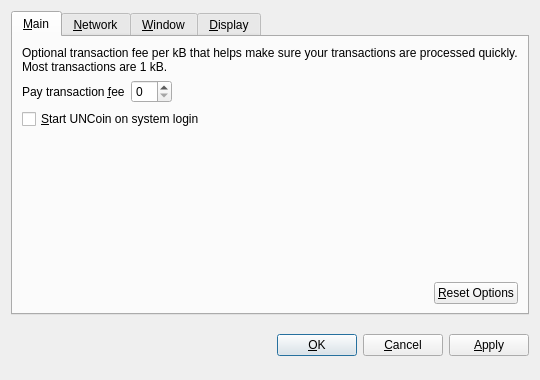
<?xml version="1.0" encoding="UTF-8"?>
<ui version="4.0">
 <class>OptionsDialog</class>
 <widget class="QDialog" name="OptionsDialog">
  <property name="geometry">
   <rect>
    <x>0</x>
    <y>0</y>
    <width>540</width>
    <height>380</height>
   </rect>
  </property>
  <property name="windowTitle">
   <string>Options</string>
  </property>
  <property name="modal">
   <bool>true</bool>
  </property>
  <layout class="QVBoxLayout" name="verticalLayout">
   <item>
    <widget class="QTabWidget" name="tabWidget">
     <property name="tabPosition">
      <enum>QTabWidget::North</enum>
     </property>
     <property name="currentIndex">
      <number>0</number>
     </property>
     <widget class="QWidget" name="tabMain">
      <attribute name="title">
       <string>&amp;Main</string>
      </attribute>
      <layout class="QVBoxLayout" name="verticalLayout_Main">
       <item>
        <widget class="QLabel" name="transactionFeeInfoLabel">
         <property name="text">
          <string>Optional transaction fee per kB that helps make sure your transactions are processed quickly. Most transactions are 1 kB.</string>
         </property>
         <property name="textFormat">
          <enum>Qt::PlainText</enum>
         </property>
         <property name="wordWrap">
          <bool>true</bool>
         </property>
        </widget>
       </item>
       <item>
        <layout class="QHBoxLayout" name="horizontalLayout_1_Main">
         <item>
          <widget class="QLabel" name="transactionFeeLabel">
           <property name="text">
            <string>Pay transaction &amp;fee</string>
           </property>
           <property name="textFormat">
            <enum>Qt::PlainText</enum>
           </property>
           <property name="buddy">
            <cstring>transactionFee</cstring>
           </property>
          </widget>
         </item>
         <item>
          <widget class="BitcoinAmountField" name="transactionFee"/>
         </item>
         <item>
          <spacer name="horizontalSpacer_1_Main">
           <property name="orientation">
            <enum>Qt::Horizontal</enum>
           </property>
           <property name="sizeHint" stdset="0">
            <size>
             <width>40</width>
             <height>20</height>
            </size>
           </property>
          </spacer>
         </item>
        </layout>
       </item>
       <item>
        <widget class="QCheckBox" name="bitcoinAtStartup">
         <property name="toolTip">
          <string>Automatically start UNCoin after logging in to the system.</string>
         </property>
         <property name="text">
          <string>&amp;Start UNCoin on system login</string>
         </property>
        </widget>
       </item>
       <item>
        <spacer name="verticalSpacer_Main">
         <property name="orientation">
          <enum>Qt::Vertical</enum>
         </property>
         <property name="sizeHint" stdset="0">
          <size>
           <width>20</width>
           <height>40</height>
          </size>
         </property>
        </spacer>
       </item>
       <item>
        <layout class="QHBoxLayout" name="horizontalLayout_2_Main">
         <item>
          <spacer name="horizontalSpacer_2_Main">
           <property name="orientation">
            <enum>Qt::Horizontal</enum>
           </property>
           <property name="sizeHint" stdset="0">
            <size>
             <width>40</width>
             <height>20</height>
            </size>
           </property>
          </spacer>
         </item>
         <item>
          <widget class="QPushButton" name="resetButton">
           <property name="toolTip">
            <string>Reset all client options to default.</string>
           </property>
           <property name="text">
            <string>&amp;Reset Options</string>
           </property>
           <property name="autoDefault">
            <bool>false</bool>
           </property>
          </widget>
         </item>
        </layout>
       </item>
      </layout>
     </widget>
     <widget class="QWidget" name="tabNetwork">
      <attribute name="title">
       <string>&amp;Network</string>
      </attribute>
      <layout class="QVBoxLayout" name="verticalLayout_Network">
       <item>
        <widget class="QCheckBox" name="mapPortUpnp">
         <property name="toolTip">
          <string>Automatically open the UNCoin client port on the router. This only works when your router supports UPnP and it is enabled.</string>
         </property>
         <property name="text">
          <string>Map port using &amp;UPnP</string>
         </property>
        </widget>
       </item>
       <item>
        <widget class="QCheckBox" name="connectSocks">
         <property name="toolTip">
          <string>Connect to the UNCoin network through a SOCKS proxy (e.g. when connecting through Tor).</string>
         </property>
         <property name="text">
          <string>&amp;Connect through SOCKS proxy:</string>
         </property>
        </widget>
       </item>
       <item>
        <layout class="QHBoxLayout" name="horizontalLayout_Network">
         <item>
          <widget class="QLabel" name="proxyIpLabel">
           <property name="text">
            <string>Proxy &amp;IP:</string>
           </property>
           <property name="textFormat">
            <enum>Qt::PlainText</enum>
           </property>
           <property name="buddy">
            <cstring>proxyIp</cstring>
           </property>
          </widget>
         </item>
         <item>
          <widget class="QValidatedLineEdit" name="proxyIp">
           <property name="maximumSize">
            <size>
             <width>140</width>
             <height>16777215</height>
            </size>
           </property>
           <property name="toolTip">
            <string>IP address of the proxy (e.g. 127.0.0.1)</string>
           </property>
          </widget>
         </item>
         <item>
          <widget class="QLabel" name="proxyPortLabel">
           <property name="text">
            <string>&amp;Port:</string>
           </property>
           <property name="textFormat">
            <enum>Qt::PlainText</enum>
           </property>
           <property name="buddy">
            <cstring>proxyPort</cstring>
           </property>
          </widget>
         </item>
         <item>
          <widget class="QLineEdit" name="proxyPort">
           <property name="maximumSize">
            <size>
             <width>55</width>
             <height>16777215</height>
            </size>
           </property>
           <property name="toolTip">
            <string>Port of the proxy (e.g. 9050)</string>
           </property>
          </widget>
         </item>
         <item>
          <widget class="QLabel" name="socksVersionLabel">
           <property name="text">
            <string>SOCKS &amp;Version:</string>
           </property>
           <property name="textFormat">
            <enum>Qt::PlainText</enum>
           </property>
           <property name="buddy">
            <cstring>socksVersion</cstring>
           </property>
          </widget>
         </item>
         <item>
          <widget class="QValueComboBox" name="socksVersion">
           <property name="toolTip">
            <string>SOCKS version of the proxy (e.g. 5)</string>
           </property>
          </widget>
         </item>
         <item>
          <spacer name="horizontalSpacer_Network">
           <property name="orientation">
            <enum>Qt::Horizontal</enum>
           </property>
           <property name="sizeHint" stdset="0">
            <size>
             <width>40</width>
             <height>20</height>
            </size>
           </property>
          </spacer>
         </item>
        </layout>
       </item>
       <item>
        <spacer name="verticalSpacer_Network">
         <property name="orientation">
          <enum>Qt::Vertical</enum>
         </property>
         <property name="sizeHint" stdset="0">
          <size>
           <width>20</width>
           <height>40</height>
          </size>
         </property>
        </spacer>
       </item>
      </layout>
     </widget>
     <widget class="QWidget" name="tabWindow">
      <attribute name="title">
       <string>&amp;Window</string>
      </attribute>
      <layout class="QVBoxLayout" name="verticalLayout_Window">
       <item>
        <widget class="QCheckBox" name="minimizeToTray">
         <property name="toolTip">
          <string>Show only a tray icon after minimizing the window.</string>
         </property>
         <property name="text">
          <string>&amp;Minimize to the tray instead of the taskbar</string>
         </property>
        </widget>
       </item>
       <item>
        <widget class="QCheckBox" name="minimizeOnClose">
         <property name="toolTip">
          <string>Minimize instead of exit the application when the window is closed. When this option is enabled, the application will be closed only after selecting Quit in the menu.</string>
         </property>
         <property name="text">
          <string>M&amp;inimize on close</string>
         </property>
        </widget>
       </item>
       <item>
        <spacer name="verticalSpacer_Window">
         <property name="orientation">
          <enum>Qt::Vertical</enum>
         </property>
         <property name="sizeHint" stdset="0">
          <size>
           <width>20</width>
           <height>40</height>
          </size>
         </property>
        </spacer>
       </item>
      </layout>
     </widget>
     <widget class="QWidget" name="tabDisplay">
      <attribute name="title">
       <string>&amp;Display</string>
      </attribute>
      <layout class="QVBoxLayout" name="verticalLayout_Display">
       <item>
        <layout class="QHBoxLayout" name="horizontalLayout_1_Display">
         <item>
          <widget class="QLabel" name="langLabel">
           <property name="text">
            <string>User Interface &amp;language:</string>
           </property>
           <property name="textFormat">
            <enum>Qt::PlainText</enum>
           </property>
           <property name="buddy">
            <cstring>lang</cstring>
           </property>
          </widget>
         </item>
         <item>
          <widget class="QValueComboBox" name="lang">
           <property name="toolTip">
            <string>The user interface language can be set here. This setting will take effect after restarting UNCoin.</string>
           </property>
          </widget>
         </item>
        </layout>
       </item>
       <item>
        <layout class="QHBoxLayout" name="horizontalLayout_2_Display">
         <item>
          <widget class="QLabel" name="unitLabel">
           <property name="text">
            <string>&amp;Unit to show amounts in:</string>
           </property>
           <property name="textFormat">
            <enum>Qt::PlainText</enum>
           </property>
           <property name="buddy">
            <cstring>unit</cstring>
           </property>
          </widget>
         </item>
         <item>
          <widget class="QValueComboBox" name="unit">
           <property name="toolTip">
            <string>Choose the default subdivision unit to show in the interface and when sending coins.</string>
           </property>
          </widget>
         </item>
        </layout>
       </item>
       <item>
        <widget class="QCheckBox" name="displayAddresses">
         <property name="toolTip">
          <string>Whether to show UNCoin addresses in the transaction list or not.</string>
         </property>
         <property name="text">
          <string>&amp;Display addresses in transaction list</string>
         </property>
        </widget>
       </item>
       <item>
        <widget class="QCheckBox" name="coinControlFeatures">
         <property name="toolTip">
          <string>Whether to show coin control features or not.</string>
         </property>
         <property name="text">
          <string>Display coin &amp;control features (experts only!)</string>
         </property>
        </widget>
       </item>
       <item>
        <spacer name="verticalSpacer_Display">
         <property name="orientation">
          <enum>Qt::Vertical</enum>
         </property>
         <property name="sizeHint" stdset="0">
          <size>
           <width>20</width>
           <height>40</height>
          </size>
         </property>
        </spacer>
       </item>
      </layout>
     </widget>
    </widget>
   </item>
   <item>
    <layout class="QHBoxLayout" name="horizontalLayout_Buttons">
     <item>
      <spacer name="horizontalSpacer_1">
       <property name="orientation">
        <enum>Qt::Horizontal</enum>
       </property>
       <property name="sizeHint" stdset="0">
        <size>
         <width>40</width>
         <height>48</height>
        </size>
       </property>
      </spacer>
     </item>
     <item>
      <widget class="QLabel" name="statusLabel">
       <property name="font">
        <font>
         <weight>75</weight>
         <bold>true</bold>
        </font>
       </property>
       <property name="text">
        <string/>
       </property>
       <property name="textFormat">
        <enum>Qt::PlainText</enum>
       </property>
       <property name="wordWrap">
        <bool>true</bool>
       </property>
      </widget>
     </item>
     <item>
      <spacer name="horizontalSpacer_2">
       <property name="orientation">
        <enum>Qt::Horizontal</enum>
       </property>
       <property name="sizeHint" stdset="0">
        <size>
         <width>40</width>
         <height>48</height>
        </size>
       </property>
      </spacer>
     </item>
     <item>
      <widget class="QPushButton" name="okButton">
       <property name="text">
        <string>&amp;OK</string>
       </property>
      </widget>
     </item>
     <item>
      <widget class="QPushButton" name="cancelButton">
       <property name="text">
        <string>&amp;Cancel</string>
       </property>
       <property name="autoDefault">
        <bool>false</bool>
       </property>
      </widget>
     </item>
     <item>
      <widget class="QPushButton" name="applyButton">
       <property name="text">
        <string>&amp;Apply</string>
       </property>
       <property name="autoDefault">
        <bool>false</bool>
       </property>
      </widget>
     </item>
    </layout>
   </item>
  </layout>
 </widget>
 <customwidgets>
  <customwidget>
   <class>BitcoinAmountField</class>
   <extends>QSpinBox</extends>
   <header>bitcoinamountfield.h</header>
  </customwidget>
  <customwidget>
   <class>QValueComboBox</class>
   <extends>QComboBox</extends>
   <header>qvaluecombobox.h</header>
  </customwidget>
  <customwidget>
   <class>QValidatedLineEdit</class>
   <extends>QLineEdit</extends>
   <header>qvalidatedlineedit.h</header>
  </customwidget>
 </customwidgets>
 <resources/>
 <connections/>
</ui>
